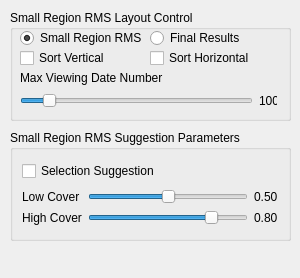
<?xml version="1.0" encoding="UTF-8"?>
<ui version="4.0">
 <class>SubregionRmsParaWidget</class>
 <widget class="QWidget" name="SubregionRmsParaWidget">
  <property name="geometry">
   <rect>
    <x>0</x>
    <y>0</y>
    <width>300</width>
    <height>278</height>
   </rect>
  </property>
  <property name="windowTitle">
   <string>Form</string>
  </property>
  <widget class="QGroupBox" name="groupBox">
   <property name="geometry">
    <rect>
     <x>10</x>
     <y>130</y>
     <width>281</width>
     <height>111</height>
    </rect>
   </property>
   <property name="title">
    <string>Small Region RMS Suggestion Parameters</string>
   </property>
   <layout class="QVBoxLayout" name="verticalLayout">
    <item>
     <widget class="QCheckBox" name="suggestion_checkbox">
      <property name="text">
       <string>Selection Suggestion</string>
      </property>
     </widget>
    </item>
    <item>
     <layout class="QGridLayout" name="gridLayout">
      <item row="0" column="1">
       <widget class="QSlider" name="lower_bound_slider">
        <property name="sizePolicy">
         <sizepolicy hsizetype="Fixed" vsizetype="Fixed">
          <horstretch>0</horstretch>
          <verstretch>0</verstretch>
         </sizepolicy>
        </property>
        <property name="minimumSize">
         <size>
          <width>160</width>
          <height>0</height>
         </size>
        </property>
        <property name="mouseTracking">
         <bool>true</bool>
        </property>
        <property name="maximum">
         <number>100</number>
        </property>
        <property name="value">
         <number>50</number>
        </property>
        <property name="orientation">
         <enum>Qt::Horizontal</enum>
        </property>
       </widget>
      </item>
      <item row="0" column="0">
       <widget class="QLabel" name="label_2">
        <property name="text">
         <string>Low Cover</string>
        </property>
        <property name="alignment">
         <set>Qt::AlignLeading|Qt::AlignLeft|Qt::AlignVCenter</set>
        </property>
       </widget>
      </item>
      <item row="0" column="2">
       <widget class="QLabel" name="low_cover_label">
        <property name="text">
         <string>0.50</string>
        </property>
       </widget>
      </item>
      <item row="1" column="2">
       <widget class="QLabel" name="high_cover_label">
        <property name="text">
         <string>0.80</string>
        </property>
       </widget>
      </item>
      <item row="1" column="0">
       <widget class="QLabel" name="label_4">
        <property name="text">
         <string>High Cover</string>
        </property>
        <property name="alignment">
         <set>Qt::AlignLeading|Qt::AlignLeft|Qt::AlignVCenter</set>
        </property>
       </widget>
      </item>
      <item row="1" column="1">
       <widget class="QSlider" name="upper_bound_slider">
        <property name="sizePolicy">
         <sizepolicy hsizetype="Fixed" vsizetype="Fixed">
          <horstretch>0</horstretch>
          <verstretch>0</verstretch>
         </sizepolicy>
        </property>
        <property name="minimumSize">
         <size>
          <width>160</width>
          <height>0</height>
         </size>
        </property>
        <property name="mouseTracking">
         <bool>true</bool>
        </property>
        <property name="maximum">
         <number>100</number>
        </property>
        <property name="value">
         <number>80</number>
        </property>
        <property name="orientation">
         <enum>Qt::Horizontal</enum>
        </property>
       </widget>
      </item>
     </layout>
    </item>
   </layout>
  </widget>
  <widget class="QGroupBox" name="groupBox_2">
   <property name="geometry">
    <rect>
     <x>10</x>
     <y>10</y>
     <width>281</width>
     <height>111</height>
    </rect>
   </property>
   <property name="title">
    <string>Small Region RMS Layout Control</string>
   </property>
   <widget class="QCheckBox" name="sort_horizontal_checkbox">
    <property name="geometry">
     <rect>
      <x>140</x>
      <y>40</y>
      <width>191</width>
      <height>16</height>
     </rect>
    </property>
    <property name="text">
     <string>Sort Horizontal</string>
    </property>
   </widget>
   <widget class="QCheckBox" name="sort_vertical_checkbox">
    <property name="geometry">
     <rect>
      <x>10</x>
      <y>40</y>
      <width>121</width>
      <height>16</height>
     </rect>
    </property>
    <property name="text">
     <string>Sort Vertical</string>
    </property>
   </widget>
   <widget class="QLabel" name="label_3">
    <property name="geometry">
     <rect>
      <x>10</x>
      <y>60</y>
      <width>161</width>
      <height>16</height>
     </rect>
    </property>
    <property name="text">
     <string>Max Viewing Date Number</string>
    </property>
   </widget>
   <widget class="QLabel" name="max_viewing_label">
    <property name="geometry">
     <rect>
      <x>249</x>
      <y>80</y>
      <width>18</width>
      <height>22</height>
     </rect>
    </property>
    <property name="text">
     <string>100</string>
    </property>
   </widget>
   <widget class="QSlider" name="max_viewing_slider">
    <property name="geometry">
     <rect>
      <x>10</x>
      <y>80</y>
      <width>233</width>
      <height>22</height>
     </rect>
    </property>
    <property name="maximum">
     <number>1000</number>
    </property>
    <property name="value">
     <number>100</number>
    </property>
    <property name="orientation">
     <enum>Qt::Horizontal</enum>
    </property>
   </widget>
   <widget class="QRadioButton" name="subregion_rms_radiobutton">
    <property name="geometry">
     <rect>
      <x>10</x>
      <y>20</y>
      <width>121</width>
      <height>16</height>
     </rect>
    </property>
    <property name="text">
     <string>Small Region RMS</string>
    </property>
    <property name="checked">
     <bool>true</bool>
    </property>
   </widget>
   <widget class="QRadioButton" name="final_result_radio_button">
    <property name="geometry">
     <rect>
      <x>140</x>
      <y>20</y>
      <width>121</width>
      <height>16</height>
     </rect>
    </property>
    <property name="text">
     <string>Final Results</string>
    </property>
   </widget>
  </widget>
 </widget>
 <resources/>
 <connections/>
</ui>
